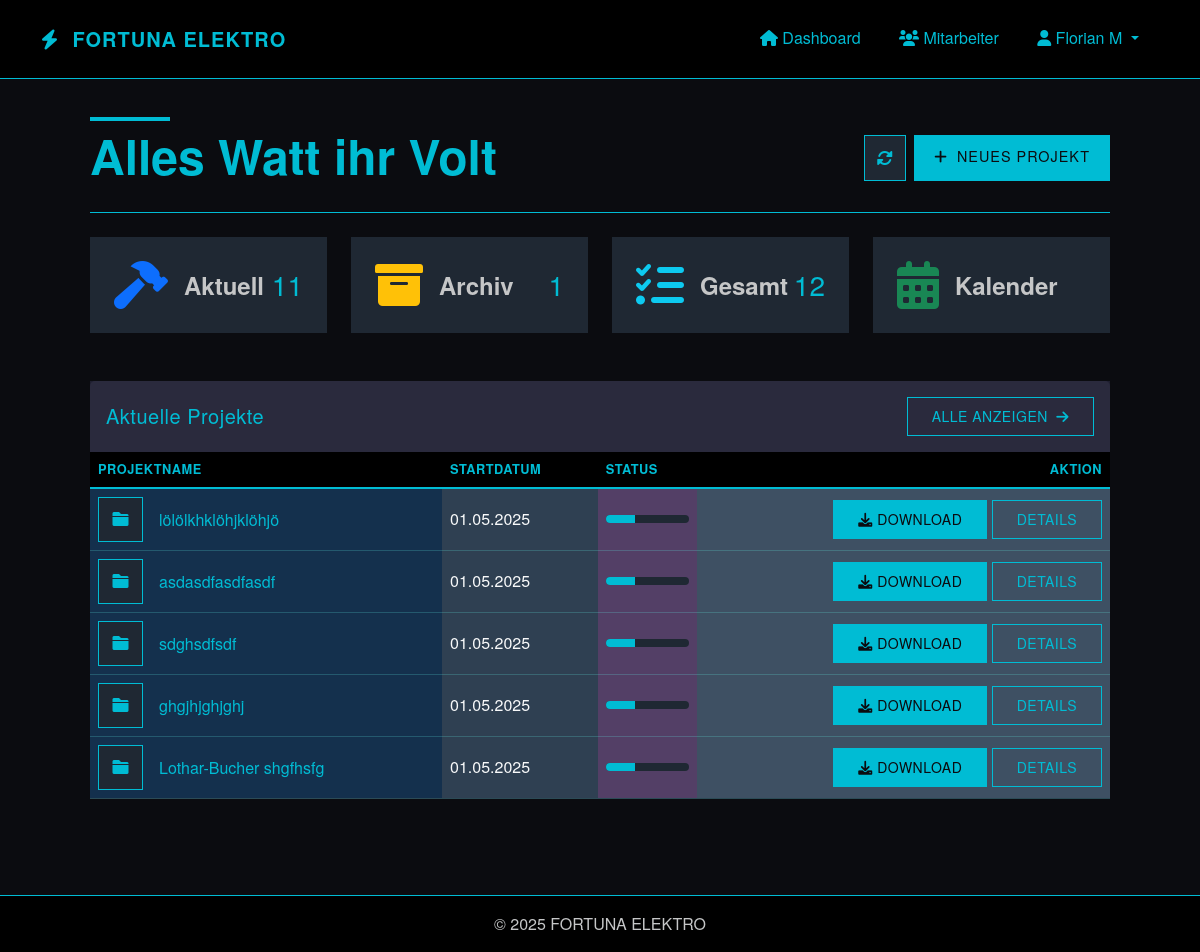
The app's page / (signed in) with its own data.
### app/models/user.py (models this page shows, shortened)
class User(UserMixin, db.Model):
    id = db.Column(db.Integer, primary_key=True)
    username = db.Column(db.String(64), unique=True, nullable=False)
    password_hash = db.Column(db.String(128), nullable=False)
    role = db.Column(db.String(20), nullable=False, default='installateur')  # 'admin' oder 'installateur'
    is_active = db.Column(db.Boolean, default=True)
    created_at = db.Column(db.DateTime, default=datetime.utcnow)
    projects = db.relationship('Project', backref='creator', lazy='dynamic')
    files = db.relationship('File', backref='uploader', lazy='dynamic')
    timesheets = db.relationship('Timesheet', backref='employee', lazy='dynamic')
    def is_admin(self):
        return self.role == 'admin'

### app/models/project.py (models this page shows, shortened)
class Project(db.Model):
    id = db.Column(db.Integer, primary_key=True)
    name = db.Column(db.String(128), nullable=False)  # Adresse als Projektname
    description = db.Column(db.Text)
    start_date = db.Column(db.DateTime, default=datetime.utcnow)
    end_date = db.Column(db.DateTime)
    status = db.Column(db.String(20), default='in_bearbeitung')  # 'in_bearbeitung', 'abgeschlossen', 'archiviert'
    creator_id = db.Column(db.Integer, db.ForeignKey('user.id'), nullable=False)
    files = db.relationship('File', backref='project', lazy='dynamic', cascade='all, delete-orphan')
    timesheets = db.relationship('Timesheet', backref='project', lazy='dynamic', cascade='all, delete-orphan')

### app/routes/dashboard.py (the view)
@dashboard.route('/')
@login_required
def index():
    in_progress = Project.query.filter_by(status='in_bearbeitung').order_by(Project.start_date.desc()).all()
    completed = Project.query.filter_by(status='abgeschlossen').order_by(Project.start_date.desc()).all()
    archived = Project.query.filter_by(status='archiviert').order_by(Project.start_date.desc()).all()
    return render_template(
        'dashboard/index.html',
        title='Dashboard',
        in_progress=in_progress,
        completed=completed,
        archived=archived
    )

### app/models/user.py (called while the page is built)
@login_manager.user_loader
def load_user(id):
    return User.query.get(int(id))

### app/templates/dashboard/index.html (shortened to what this page needs)
{% extends "base.html" %}
{% block content %}
<div class="container-fluid py-4">
    <div class="d-flex flex-column flex-md-row justify-content-between align-items-start align-items-md-center mb-4 gap-3">
        <div class="position-relative">
            <div class="dashboard-heading-decoration"></div>
            <h4 class="fw-bold mb-1 display-5 position-relative">Alles Watt ihr Volt</h4>
        </div>
        <div class="d-flex">
            <a href="{{ url_for('dashboard.index') }}" class="btn btn-light me-2 btn-refresh" aria-label="Aktualisieren">
                <i class="fas fa-sync-alt"></i>
            </a>
            <a href="{{ url_for('projects.new_project') }}" class="btn btn-gradient">
                <i class="fas fa-plus me-1"></i> Neues Projekt
            </a>
        </div>
    </div>
<div class="row g-4 mb-5">
    <div class="col-12 col-sm-6 col-lg-3">
        <div class="card h-100 border-0 shadow-hover stat-card custom-stat-card" data-bs-toggle="modal" data-bs-target="#projectsModal" data-tab-target="in-progress-tab">
            <div class="card-body p-4">
                <div class="d-flex align-items-center justify-content-between">
                    <div class="d-flex align-items-center gap-3">
                        <i class="fas fa-hammer fa-3x text-primary"></i>
                        <span class="text-muted fw-bold fs-4">Aktuell</span>
                    </div>
                    <h3 class="mb-0">{{ in_progress|length }}</h3>
                </div>
            </div>
        </div>
    </div>
    <div class="col-12 col-sm-6 col-lg-3">
        <div class="card h-100 border-0 shadow-hover stat-card custom-stat-card" data-bs-toggle="modal" data-bs-target="#projectsModal" data-tab-target="archived-tab">
            <div class="card-body p-4">
                <div class="d-flex align-items-center justify-content-between">
                    <div class="d-flex align-items-center gap-3">
                        <i class="fas fa-archive fa-3x text-warning"></i>
                        <span class="text-muted fw-bold fs-4">Archiv</span>
                    </div>
                    <h3 class="mb-0">{{ archived|length }}</h3>
                </div>
            </div>
        </div>
    </div>
    <div class="col-12 col-sm-6 col-lg-3">
        <div class="card h-100 border-0 shadow-hover stat-card custom-stat-card" data-bs-toggle="modal" data-bs-target="#projectsModal" data-tab-target="all-tab">
            <div class="card-body p-4">
                <div class="d-flex align-items-center justify-content-between">
                    <div class="d-flex align-items-center gap-3">
                        <i class="fas fa-tasks fa-3x text-info"></i>
                        <span class="text-muted fw-bold fs-4">Gesamt</span>
                    </div>
                    <h3 class="mb-0">{{ (in_progress|length) + (completed|length) + (archived|length) }}</h3>
                </div>
            </div>
        </div>
    </div>
    <div class="col-12 col-sm-6 col-lg-3">
        <div class="card h-100 border-0 shadow-hover stat-card custom-stat-card" data-bs-toggle="modal" data-bs-target="#projectsModal" data-tab-target="calendar-tab">
            <div class="card-body p-4">
                <div class="d-flex align-items-center justify-content-between">
                    <div class="d-flex align-items-center gap-3">
                        <i class="fas fa-calendar-alt fa-3x text-success"></i>
                        <span class="text-muted fw-bold fs-4">Kalender</span>
                    </div>
                </div>
            </div>
        </div>
    </div>
</div>
<div class="row mb-4">
    <div class="col-12">
        <div class="card border-0 shadow-hover aktuelle-projekte">
            <div class="card-header border-0 py-3">
                <div class="d-flex justify-content-between align-items-center">
                    <h5 class="mb-0"> Aktuelle Projekte</h5>
                    <button class="btn btn-sm btn-outline-primary" data-bs-toggle="modal" data-bs-target="#projectsModal">
                        Alle anzeigen <i class="fas fa-arrow-right ms-1"></i>
                    </button>
                </div>
            </div>
            <div class="card-body p-0">
                {% if in_progress %}
                    <div class="table-responsive" >
                        <table class="table table-hover align-middle mb-0" >
                            <thead>
                                <tr>
                                    <th>Projektname</th>
                                    <th class="d-none d-md-table-cell">Startdatum</th>
                                    <th class="d-none d-lg-table-cell" >Status</th>
                                    <th class="text-end">Aktion</th>
                                </tr>
                            </thead>
                            <tbody>
                                {% for project in in_progress[:5] %}
                                    <tr>
                                        <td style="background-color: #14304d">
                                            <div class="d-flex align-items-center" >
                                                <div class="project-icon me-3" >
                                                    <i class="fas fa-folder" style="color: var(--accent);"></i>
                                                </div>
                                                <div>
                                                    <h6 class="mb-0" >{{ project.name }}</h6>
                                                </div>
                                            </div>
                                        </td>
                                        <td class="d-none d-md-table-cell text-light" style="background-color: #2f4052">{{ project.start_date.strftime('%d.%m.%Y') }}</td>
                                        <td class="d-none d-lg-table-cell" style="background-color: #533f66">
                                            <div class="progress" style="height: 8px; background-color: var(--primary-light);">
                                                <div class="progress-bar" role="progressbar" style="width:35%; background-color: var(--accent);"></div>
                                            </div>
                                        </td>
                                        <td class="text-end"  style="background-color: #3e5063">
                                            <a href="{{ url_for('files.download_project', project_id=project.id) }}" class="btn btn-sm btn-primary">
                                                <i class="fas fa-download"></i> Download
                                            </a>
                                            <a href="{{ url_for('projects.view_project', project_id=project.id) }}" class="btn btn-sm btn-outline-primary">
                                                Details
                                            </a>
                                        </td>
                                    </tr>
                                {% endfor %}
                            </tbody>
                        </table>
                    </div>
                {% endif %}
            </div>
        </div>
    </div>
</div>
</div>
                        {% set all_projects = in_progress + completed + archived %}
{% endblock %}

### app/templates/base.html (shortened to what this page needs)
<!DOCTYPE html>
<html lang="de">
<head>
    <link href="https://cdn.jsdelivr.net/npm/bootstrap@5.3.0/dist/css/bootstrap.min.css" rel="stylesheet">
    <link rel="stylesheet" href="https://cdnjs.cloudflare.com/ajax/libs/font-awesome/6.0.0/css/all.min.css">
    <link rel="stylesheet" href="{{ url_for('static', filename='css/style.css') }}">
</head>
<body>
    <nav class="navbar navbar-expand-lg navbar-dark mb-4">
        <div class="container">
            <a class="navbar-brand" href="{{ url_for('dashboard.index') }}">
                <i class="fas fa-bolt"></i> FORTUNA ELEKTRO
            </a>
            <div class="collapse navbar-collapse" id="navbarNav">
                <ul class="navbar-nav ms-auto">
                    {% if current_user.is_authenticated %}
                        <li class="nav-item">
                            <a class="nav-link" href="{{ url_for('dashboard.index') }}">
                                <i class="fas fa-home"></i> Dashboard
                            </a>
                        </li>
                        {% if current_user.is_admin() %}
                            <li class="nav-item">
                                <a class="nav-link" href="{{ url_for('admin.list_users') }}">
                                    <i class="fas fa-users"></i> Mitarbeiter
                                </a>
                            </li>
                        {% endif %}
                        <li class="nav-item dropdown">
                            <a class="nav-link dropdown-toggle" href="#" role="button" data-bs-toggle="dropdown">
                                <i class="fas fa-user"></i> {{ current_user.username }}
                            </a>
                        </li>
                    {% else %}
                        <li class="nav-item">
                            <a class="nav-link" href="{{ url_for('auth.login') }}">
                                <i class="fas fa-sign-in-alt"></i> Anmelden
                            </a>
                        </li>
                    {% endif %}
                </ul>
            </div>
        </div>
    </nav>
    <div class="container mb-5">
        {% block content %}{% endblock %}
    </div>
    <footer class="footer mt-auto py-3">
        <div class="container text-center">
            <span class="text-muted">&copy; 2025 FORTUNA ELEKTRO </span>
        </div>
    </footer>
</body>
</html>

### app/templates/base.html (style rules this page uses)
:root { --primary: #0B0C10; --primary-light: #1F2833; --primary-dark: #000000; --accent: #66FCF1; --accent-light: #45A29E; --success: #45A29E; --danger: #FF3B3B; --warning: #FF8F00; --info: #66FCF1; --light-bg: #1F2833; --card-bg: #0B0C10; --text-dark: #FFFFFF; --text-muted: #C5C6C7; }
body { background-color: var(--primary); color: var(--text-white); min-height: 100vh; display: flex; flex-direction: column; }
.navbar { background-color: var(--primary-dark) !important; border-bottom: 1px solid var(--accent); padding: 0.8rem 1rem; }
.navbar-brand { color: var(--accent) !important; font-weight: 700; letter-spacing: 1px; }
.navbar-brand i { color: var(--accent); margin-right: 8px; }
.nav-link { color: var(--accent) !important; position: relative; padding: 0.8rem 1.2rem !important; border-bottom: 3px solid transparent; transition: all 0.3s ease; }
.container { flex: 1; }
.footer { background-color: var(--primary-dark) !important; border-top: 1px solid var(--accent); margin-top: auto; padding: 1rem 0; }
.footer .text-muted { color: var(--text-muted) !important; }
.btn { border-radius: 0; padding: 0.5rem 1.5rem; transition: all 0.3s ease; text-transform: uppercase; letter-spacing: 0.5px; font-weight: 500; }
.btn-primary { background-color: var(--accent); border-color: var(--accent); color: var(--primary); }
.card { background-color: var(--primary-light); border: 1px solid var(--accent); border-radius: 0; }
.card-header { background-color: rgba(102, 252, 241, 0.1); border-bottom: 1px solid var(--accent); font-weight: 600; letter-spacing: 0.5px; color: var(--accent); }
.table { color: var(--accent); }
.table thead th { background-color: var(--primary-dark); color: var(--accent); border-bottom: 2px solid var(--accent); text-transform: uppercase; letter-spacing: 0.5px; font-size: 0.9rem; font-weight: 600; }
.table tbody tr { border-bottom: 1px solid rgba(102, 252, 241, 0.2); }
.card-body, .card-body p, .card-body label, .card-body .form-text, .card-body small { color: #66d9ff !important; }

### records on screen
User: username "Florian M"
Project: name "lölölkhklöhjklöhjö", start_date "01.05.2025"
Project: name "asdasdfasdfasdf", start_date "01.05.2025"
Project: name "sdghsdfsdf", start_date "01.05.2025"
Project: name "ghgjhjghjghj", start_date "01.05.2025"
Project: name "Lothar-Bucher shgfhsfg", start_date "01.05.2025"

### other values on screen
{{ in_progress|length }} "11"
{{ archived|length }} "1"
{{ (in_progress|length) + (completed|length) + (archived|length) }} "12"
